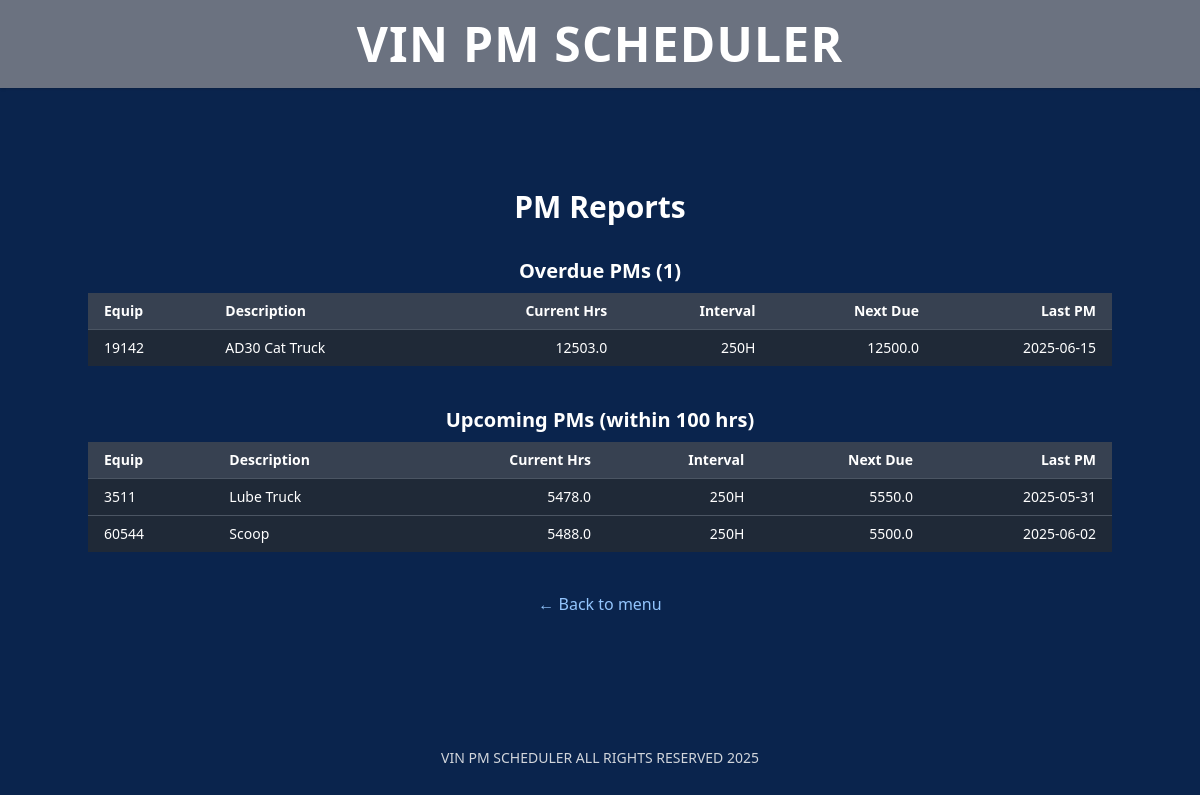
Page /reports on the committed database.
### tables this page shows
CREATE TABLE pm_schedule (
  id INTEGER PRIMARY KEY AUTOINCREMENT,
  equipment_id   TEXT,
  interval_label TEXT,
  interval_hrs   REAL,
  last_pm_hrs    REAL,
  next_pm_due    REAL,
  last_pm_date   TEXT,
  FOREIGN KEY (equipment_id) REFERENCES equipment(id)
);

CREATE TABLE equipment (
  id           TEXT PRIMARY KEY,
  description  TEXT,
  make         TEXT,
  model        TEXT,
  in_service   TEXT,
  hour_meter   REAL
, status TEXT DEFAULT 'Active');

### app.py (the view)
@app.route("/reports")
def reports():
    UPCOMING_WINDOW = 100      # hrs ahead to treat as “upcoming”
    with get_db() as db:
        rows = db.execute("""
            SELECT e.id               AS equipment_id,
                   e.description,
                   e.hour_meter,
                   p.interval_label,
                   p.next_pm_due,
                   p.last_pm_date,
                   CASE
                     WHEN e.hour_meter >= p.next_pm_due THEN 'Overdue'
                     WHEN p.next_pm_due - e.hour_meter <= ? THEN 'Upcoming'
                     ELSE 'OK'
                   END AS status
              FROM pm_schedule p
              JOIN equipment   e ON e.id = p.equipment_id
          ORDER BY status DESC, e.id
        """, (UPCOMING_WINDOW,)).fetchall()
    overdue   = [r for r in rows if r["status"] == "Overdue"]
    upcoming  = [r for r in rows if r["status"] == "Upcoming"]
    return render_template("reports.html",
                           overdue=overdue,
                           upcoming=upcoming,
                           window=UPCOMING_WINDOW)

### app.py (called while the page is built)
def get_db():
    conn = sqlite3.connect(DB_PATH)
    conn.row_factory = sqlite3.Row         # rows act like dicts
    return conn

### templates/reports.html (shortened to what this page needs)
{% extends "base.html" %}
{% block content %}
<div class="w-full flex flex-col items-center">
  <h2 class="text-3xl font-bold mb-8">PM Reports</h2>
<h2 class="text-xl font-bold text-white mb-2">Overdue PMs ({{ overdue | length }})</h2>
{% if overdue %}
  {% with rows = overdue %}
    {% include "report_table.html" %}
  {% endwith %}
{% else %}
  <p class="mb-8 text-green-400">Great! No overdue PMs.</p>
{% endif %}
<h2 class="text-xl font-bold text-white mt-10 mb-2">Upcoming PMs (within {{ window }} hrs)</h2>
{% if upcoming %}
  {% with rows = upcoming %}
    {% include "report_table.html" %}
  {% endwith %}
{% else %}
  <p class="text-green-400">No PMs due in the next {{ window }} hours.</p>
{% endif %}
  <a href="{{ url_for('home') }}"
     class="mt-10 text-blue-300 hover:underline">← Back to menu</a>
</div>
{% endblock %}

### templates/report_table.html
<table class="table-auto text-sm w-full max-w-5xl mx-auto">
    <thead class="bg-gray-700 text-white">
      <tr>
        <th class="px-4 py-2 text-left">Equip</th>
        <th class="px-4 py-2 text-left">Description</th>
        <th class="px-4 py-2 text-right">Current Hrs</th>
        <th class="px-4 py-2 text-right">Interval</th>
        <th class="px-4 py-2 text-right">Next Due</th>
        <th class="px-4 py-2 text-right">Last PM</th>
      </tr>
    </thead>
    <tbody class="bg-gray-800 text-white">
      {% for row in rows %}
        <tr class="border-t border-gray-600">
          <td class="px-4 py-2">{{ row.equipment_id }}</td>
          <td class="px-4 py-2">{{ row.description }}</td>
          <td class="px-4 py-2 text-right">{{ row.hour_meter }}</td>
          <td class="px-4 py-2 text-right">{{ row.interval_label }}</td>
          <td class="px-4 py-2 text-right">{{ row.next_pm_due }}</td>
          <td class="px-4 py-2 text-right">{{ row.last_pm_date }}</td>
        </tr>
      {% endfor %}
    </tbody>
  </table>

### rows in the picture
pm_schedule: equipment_id "19142", description "AD30 Cat Truck", hour_meter "12503.0", interval_label "250H", next_pm_due "12500.0", last_pm_date "2025-06-15"
pm_schedule: equipment_id "3511", description "Lube Truck", hour_meter "5478.0", interval_label "250H", next_pm_due "5550.0", last_pm_date "2025-05-31"
pm_schedule: equipment_id "60544", description "Scoop", hour_meter "5488.0", interval_label "250H", next_pm_due "5500.0", last_pm_date "2025-06-02"

### other values in the picture
{{ overdue | length }} "1"
{{ window }} "100"
